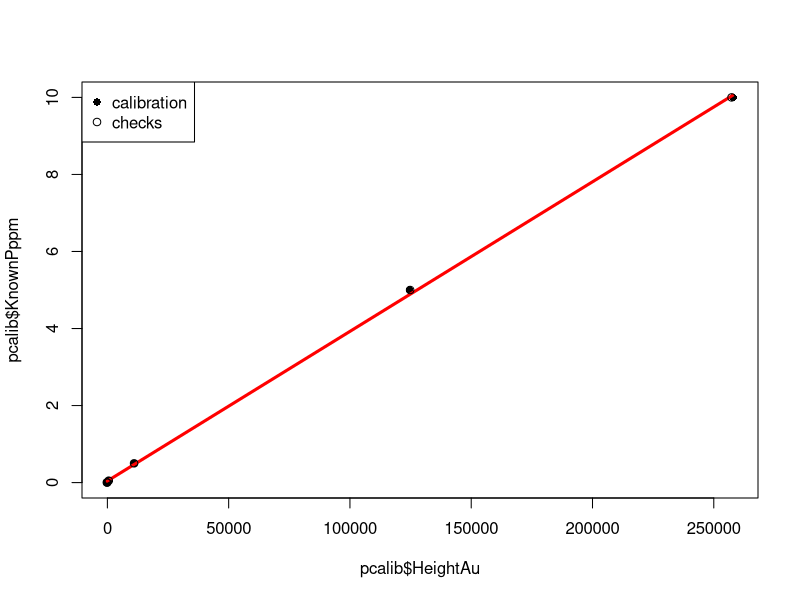

Reproduce this figure in R.
# P Analyzer Calibration R Script
#
#
# set working directory
setwd("C:\\Users\\Sheila\\Documents\\Cornell\\Research\\PhD!\\P_calibration_code")
#
# read in data
pdata=read.table("ptestData.txt",header=T)
#
# read in calibration
pcalib=read.table("ptestCalib.txt",header=T)
#
# read in check calibration
pcheck=read.table("ptestCheck.txt",header=T)
#
# read in filter method blanks: di and di filtered (dif)
pDI=read.table("ptestDI.txt",header=T)
#
# read in other method blanks (if necessary)
pblanks=read.table("ptestBlanks.txt",header=T)
#
# linear model
p.lm=lm(KnownPppm~HeightAu,data=pcalib)
summary(p.lm)
#
# save coeff's
inter=p.lm$coeff[1]
slope=p.lm$coeff[2]
R2=summary(p.lm)$r.squared #check this should be close to 1.00
#
# make prediction
p.predict=predict(p.lm)
#
# plot calibration points and model
plot(pcalib$KnownPppm~pcalib$HeightAu,pch=16)
lines(p.predict~pcalib$HeightAu,lwd=3,col="red")
#
# add check points
points(pcheck$KnownPppm~pcheck$HeightAu,pch=1)
legend("topleft",c("calibration","checks"),pch=c(16,1))
#
# recalc di conc's
pDI$myPppm=pDI$HeightAu*slope+inter
concPinFilter=mean(pDI$myPppm[pDI$SampleID=="dif"]-pDI$myPppm[pDI$SampleID=="di"])
# if negative set to zero
if(concPinFilter[1]<0) {
  concPinFilter=0
}
#
# recalc p conc's in data table
pdata$myPppm=(pdata$HeightAu*slope+inter)-concPinFilter
#
# -----------------------------------------------------
# OPTIONAL CODE
#
# For other method blanks
# if you have other method blanks
pblanks$myPppm=pblanks$HeightAu*slope+inter
pdata$myPppmFix=pdata$myPppm-mean(pblanks$myPppm) #subtract method blanks
#
# mark limits
for (i in 1:dim(pdata)[1]){
  if(pdata$myPppmFix[i]<0) {
    pdata$myPppmFix[i]="NA"
  }
}
#
# For dilutions
dilutionFactor=10 #i.e. 10 for 10x, 100 for 100x
for (i in 1:dim(pdata)[1]){
  if(pdata$myPppm[i]!="NA") {
    pdata$myPppmFix[i]=as.numeric(pdata$myPppm[i])*dilutionFactor
  }
}
#
# -----------------------------------------------------
#
# export newly calculated data
write.table(pdata, "ptestNewData.txt", sep="\t")
